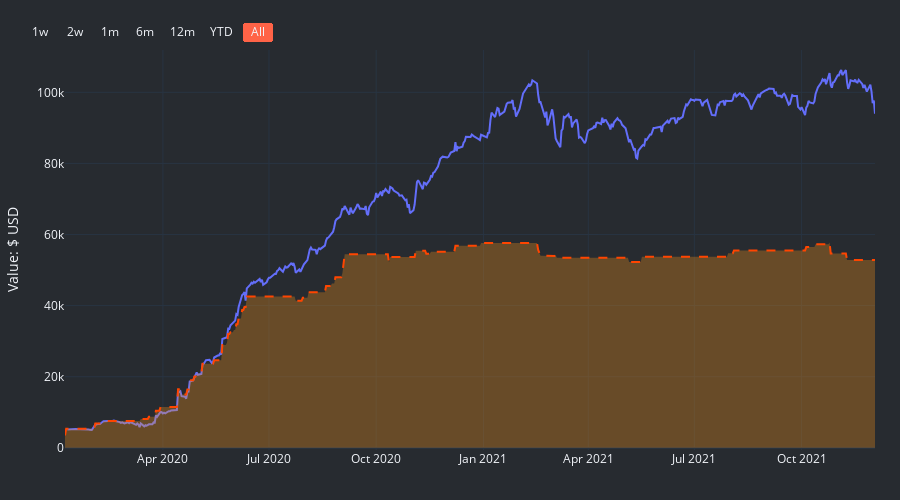

Source (notebook cell):
### Code cell
chart_ptfvalue = go.Figure() # generating a figure that will be updated in the following lines

chart_ptfvalue.add_trace(
    go.Scatter(
        x=plotlydf_portfval.date,
        y=plotlydf_portfval.portf_value,
        mode='lines',  # you can also use "lines+markers", or just "markers"
        name='Portfolio Value',
        hovertemplate = '$ %{y:,.0f}'
    )
)

chart_ptfvalue.add_trace(
    go.Scatter(
        x=invested_df.date,
        y=invested_df.alltime_cashflow,
        fill='tozeroy',
        fillcolor='rgba(255, 150, 20, 0.3)', # https://www.w3schools.com/css/css_colors_rgb.asp
        line = dict(
            color='orangered',
            width=2,
            dash='dash'),
        mode='lines',  # you can also use "lines+markers", or just "markers"
        name='Net Invested',
        hovertemplate = '$ %{y:,.0f}'
    )
)


chart_ptfvalue.update_layout(
    margin = dict(t=50, b=50, l=25, r=25), # this will help you optimize the chart space
    xaxis_tickfont_size=12,
    yaxis=dict(
        title='Value: $ USD',
        titlefont_size=14,
        tickfont_size=12,
        ),
    legend=dict(
        yanchor="top",
        y=0.99,
        xanchor="left",
        x=0.01),
    showlegend=False,
#     title='Global Portfolio Value (USD $)',
    title_x=0.5, # title centered
    paper_bgcolor="#272b30",
    plot_bgcolor="#272b30"
)


# # # Time Series with Range Selector Buttons - https://plotly.com/python/time-series/
chart_ptfvalue.update_xaxes(
    rangeslider_visible=False,
        rangeselector=dict(
            buttons=list([
                dict(count=7, label="1w", step="day", stepmode="backward"),
                dict(count=14, label="2w", step="day", stepmode="backward"),
                dict(count=1, label="1m", step="month", stepmode="backward"),
                dict(count=6, label="6m", step="month", stepmode="backward"),
                dict(count=12, label="12m", step="month", stepmode="backward"),
                dict(count=1, label="YTD", step="year", stepmode="todate"),
                dict(label='All', step="all"),
            ]),
            bgcolor="#272b30",
            activecolor='tomato',
#             y=1.22,
#             x=0.25
        )
)

chart_ptfvalue.update_layout(hovermode='x unified')
chart_ptfvalue.layout.template = CHART_THEME
chart_ptfvalue.layout.height=500

chart_ptfvalue.show()

### Figure 1 — Plotly figure (JSON) as saved in the notebook; plotly's stock layout.template omitted (floating-point values rounded to 4 significant figures; data arrays with more than 128 entries replaced by an {"elided": "..."} marker saying what was removed)
{"data": [{"hovertemplate": "$ %{y:,.0f}", "mode": "lines", "name": "Portfolio Value", "type": "scatter", "x": {"elided": "480 str values"}, "y": {"elided": "480 float values"}}, {"fill": "tozeroy", "fillcolor": "rgba(255, 150, 20, 0.3)", "hovertemplate": "$ %{y:,.0f}", "line": {"color": "orangered", "dash": "dash", "width": 2}, "mode": "lines", "name": "Net Invested", "type": "scatter", "x": {"elided": "696 str values"}, "y": {"elided": "696 float values"}}], "layout": {"height": 500, "hovermode": "x unified", "legend": {"x": 0.01, "xanchor": "left", "y": 0.99, "yanchor": "top"}, "margin": {"b": 50, "l": 25, "r": 25, "t": 50}, "paper_bgcolor": "#272b30", "plot_bgcolor": "#272b30", "showlegend": false, "title": {"x": 0.5}, "xaxis": {"rangeselector": {"activecolor": "tomato", "bgcolor": "#272b30", "buttons": [{"count": 7, "label": "1w", "step": "day", "stepmode": "backward"}, {"count": 14, "label": "2w", "step": "day", "stepmode": "backward"}, {"count": 1, "label": "1m", "step": "month", "stepmode": "backward"}, {"count": 6, "label": "6m", "step": "month", "stepmode": "backward"}, {"count": 12, "label": "12m", "step": "month", "stepmode": "backward"}, {"count": 1, "label": "YTD", "step": "year", "stepmode": "todate"}, {"label": "All", "step": "all"}]}, "rangeslider": {"visible": false}, "tickfont": {"size": 12}}, "yaxis": {"tickfont": {"size": 12}, "title": {"font": {"size": 14}, "text": "Value: $ USD"}}}}
